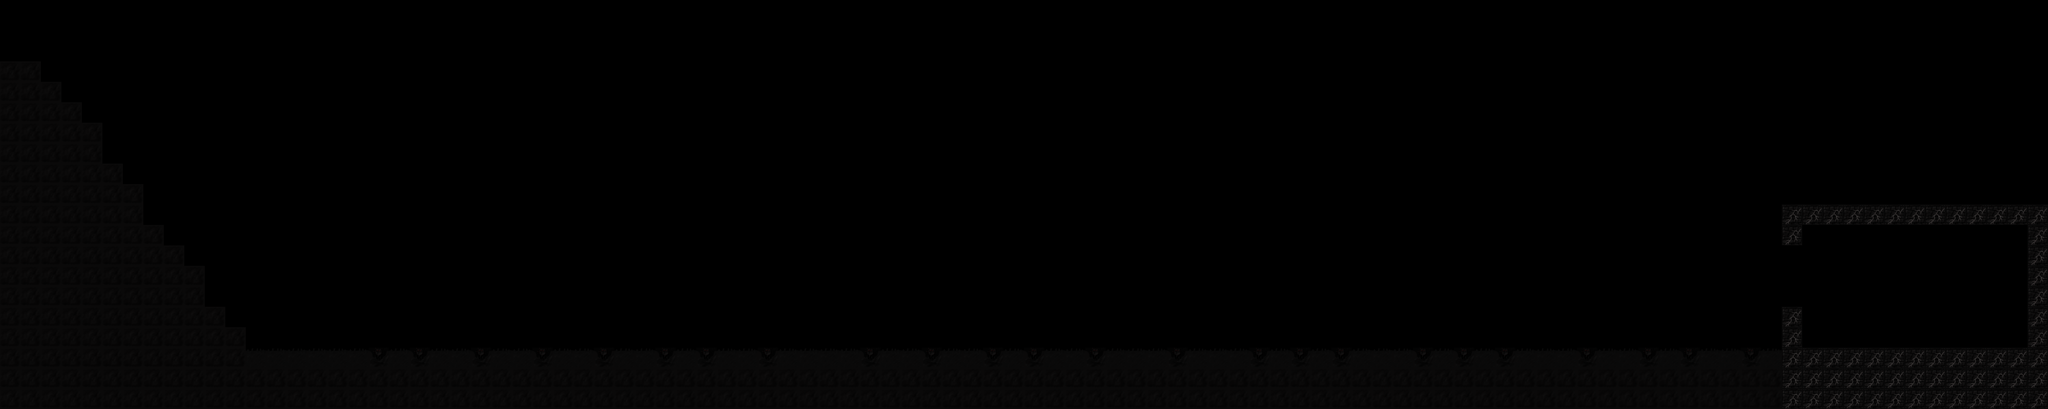

Below is a game level as drawn by its tile map, then a one-line description and the .tmx that defines it (tile-layer data replaced by summaries):
An orthogonal 100x20 tile map with 128x128 px tiles, 1 tile layer (Tile Layer 1).

<map version="1.0" orientation="orthogonal" width="100" height="20" tilewidth="128" tileheight="128">
 <tileset firstgid="1" name="Tiles" tilewidth="128" tileheight="128">
  <image source="../images/Tiles.png" trans="4b4b4b" width="128" height="1024" />
 </tileset>
 <layer name="Tile Layer 1" width="100" height="20">
  <data>[2000 cells, 421 non-empty, 4 distinct tile ids]</data>
 </layer>
</map>
